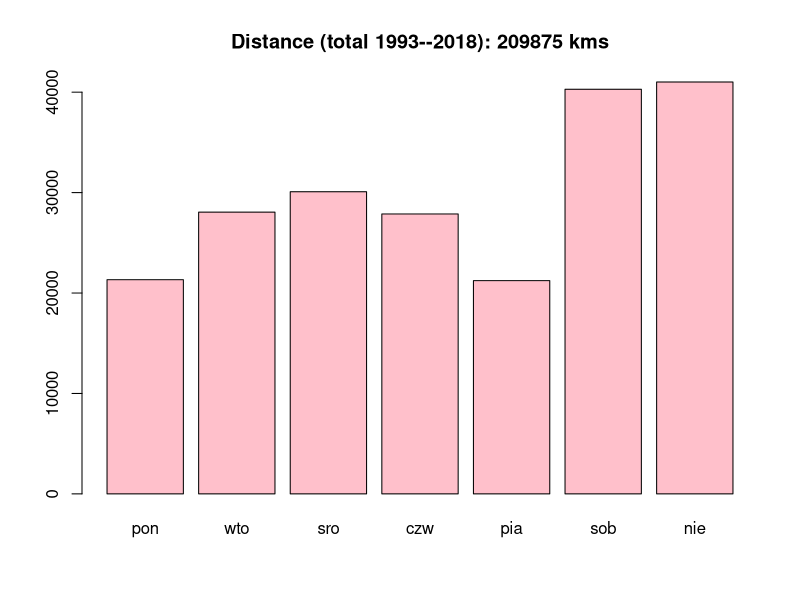
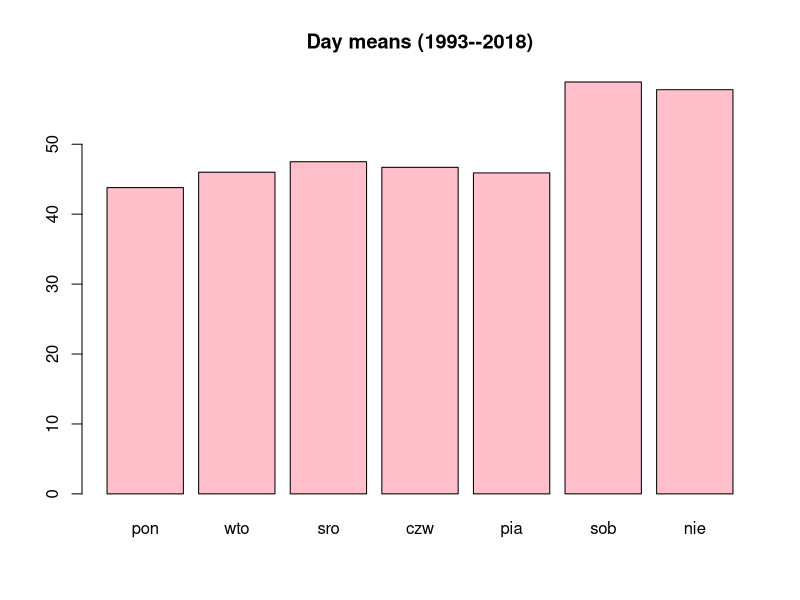
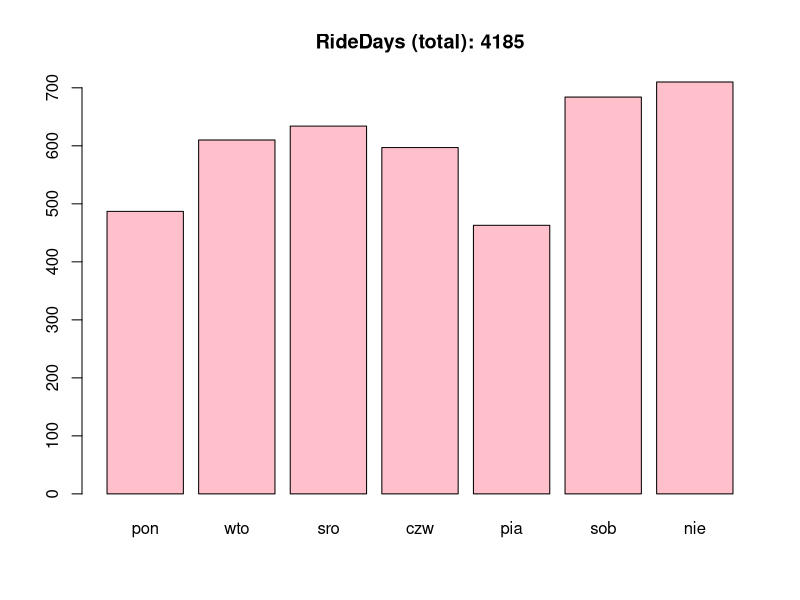
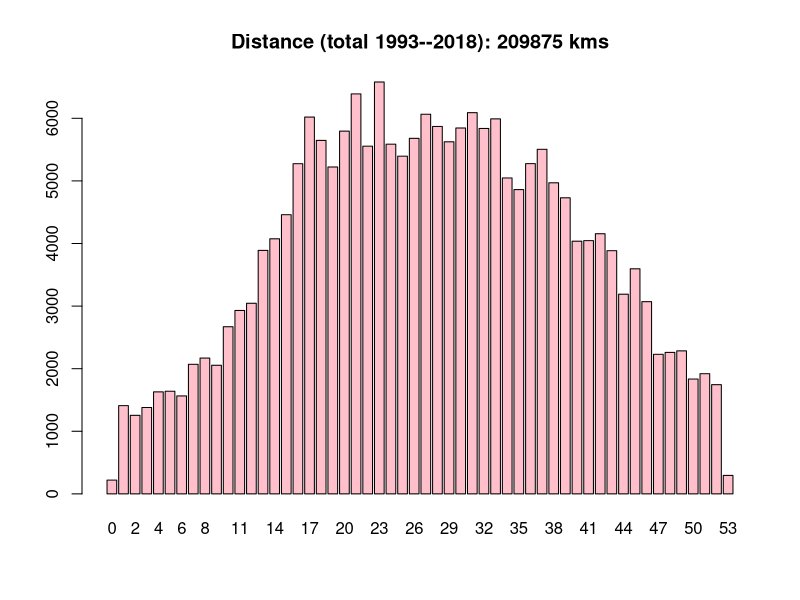
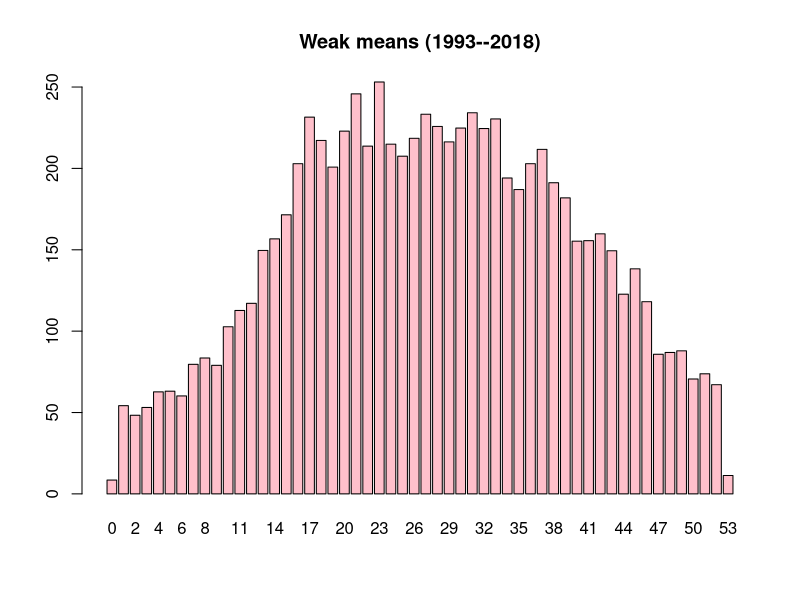
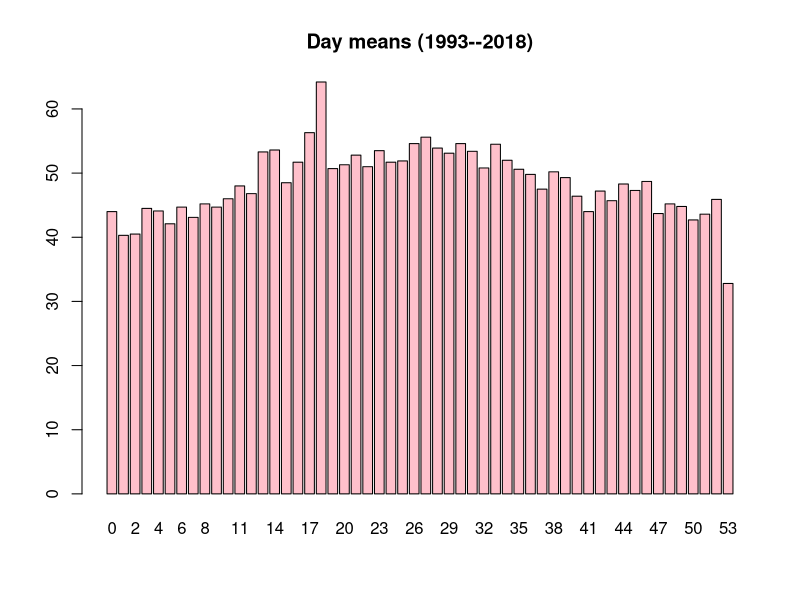
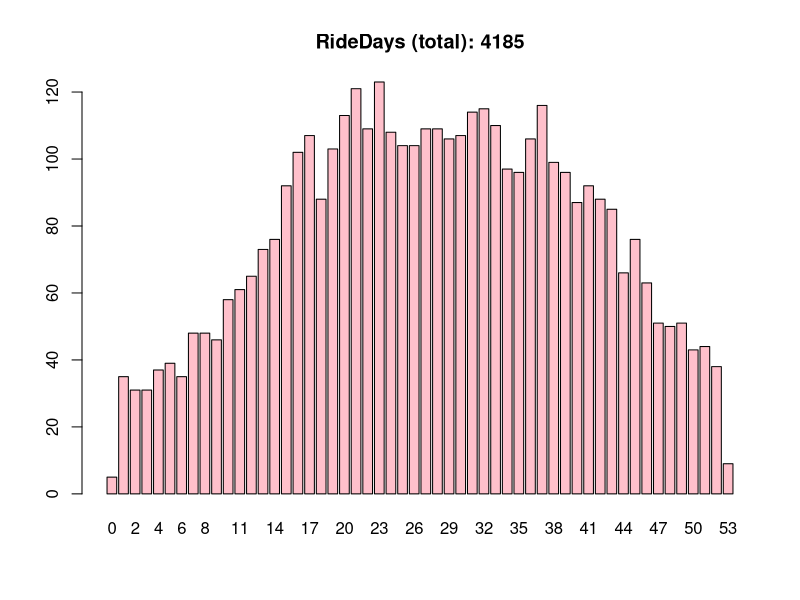

Write R code to recreate these figures, in order.
##Generated content == do not edit
##By Day of Week
days_totals <- c(21328, 28054, 30085, 27872, 21234, 40290, 41012);
  days_means <- c(43.8, 46.0, 47.5, 46.7, 45.9, 58.9, 57.8);
  days_ns <- c(487, 610, 634, 597, 463, 684, 710);
  days_labels <- c('pon', 'wto', 'sro', 'czw', 'pia', 'sob', 'nie');
barplot(days_totals, main='Distance (total 1993--2018): 209875 kms', horiz=F,  names.arg=days_labels, col=c('pink'));
  barplot(days_means, main='Day means (1993--2018)', horiz=F,  names.arg=days_labels, col=c('pink'));
  barplot(days_ns, main='RideDays (total): 4185', horiz=F,  names.arg=days_labels, col=c('pink'));


##By Week of Year
vals_totals <- c(220, 1410, 1255, 1380, 1630, 1640, 1565, 2070, 2170, 2055, 2670, 2930, 3045, 3890, 4075, 4460, 5275, 6020, 5647, 5222, 5795, 6390, 5555, 6580, 5587, 5395, 5680, 6065, 5870, 5625, 5845, 6090, 5838, 5991, 5047, 4861, 5276, 5505, 4970, 4730, 4037, 4046, 4156, 3885, 3190, 3596, 3071, 2230, 2260, 2285, 1835, 1920, 1745, 295);
  vals_ymeans <- c(8.5, 54.2, 48.3, 53.1, 62.7, 63.1, 60.2, 79.6, 83.5, 79.0, 102.7, 112.7, 117.1, 149.6, 156.7, 171.5, 202.9, 231.5, 217.2, 200.8, 222.9, 245.8, 213.7, 253.1, 214.9, 207.5, 218.5, 233.3, 225.8, 216.3, 224.8, 234.2, 224.5, 230.4, 194.1, 187.0, 202.9, 211.7, 191.2, 181.9, 155.3, 155.6, 159.8, 149.4, 122.7, 138.3, 118.1, 85.8, 86.9, 87.9, 70.6, 73.8, 67.1, 11.3);
  vals_means <- c(44.0, 40.3, 40.5, 44.5, 44.1, 42.1, 44.7, 43.1, 45.2, 44.7, 46.0, 48.0, 46.8, 53.3, 53.6, 48.5, 51.7, 56.3, 64.2, 50.7, 51.3, 52.8, 51.0, 53.5, 51.7, 51.9, 54.6, 55.6, 53.9, 53.1, 54.6, 53.4, 50.8, 54.5, 52.0, 50.6, 49.8, 47.5, 50.2, 49.3, 46.4, 44.0, 47.2, 45.7, 48.3, 47.3, 48.7, 43.7, 45.2, 44.8, 42.7, 43.6, 45.9, 32.8);
  vals_ns <- c(5, 35, 31, 31, 37, 39, 35, 48, 48, 46, 58, 61, 65, 73, 76, 92, 102, 107, 88, 103, 113, 121, 109, 123, 108, 104, 104, 109, 109, 106, 107, 114, 115, 110, 97, 96, 106, 116, 99, 96, 87, 92, 88, 85, 66, 76, 63, 51, 50, 51, 43, 44, 38, 9);
  vals_labels <- c(0, 1, 2, 3, 4, 5, 6, 7, 8, 9, 10, 11, 12, 13, 14, 15, 16, 17, 18, 19, 20, 21, 22, 23, 24, 25, 26, 27, 28, 29, 30, 31, 32, 33, 34, 35, 36, 37, 38, 39, 40, 41, 42, 43, 44, 45, 46, 47, 48, 49, 50, 51, 52, 53);
barplot(vals_totals, main='Distance (total 1993--2018): 209875 kms', horiz=F,  names.arg=vals_labels, col=c('pink'));
  barplot(vals_ymeans, main='Weak means (1993--2018)', horiz=F,  names.arg=vals_labels, col=c('pink'));
  barplot(vals_means, main='Day means (1993--2018)', horiz=F,  names.arg=vals_labels, col=c('pink'));
  barplot(vals_ns, main='RideDays (total): 4185', horiz=F,  names.arg=vals_labels, col=c('pink'));
### ENDE!
